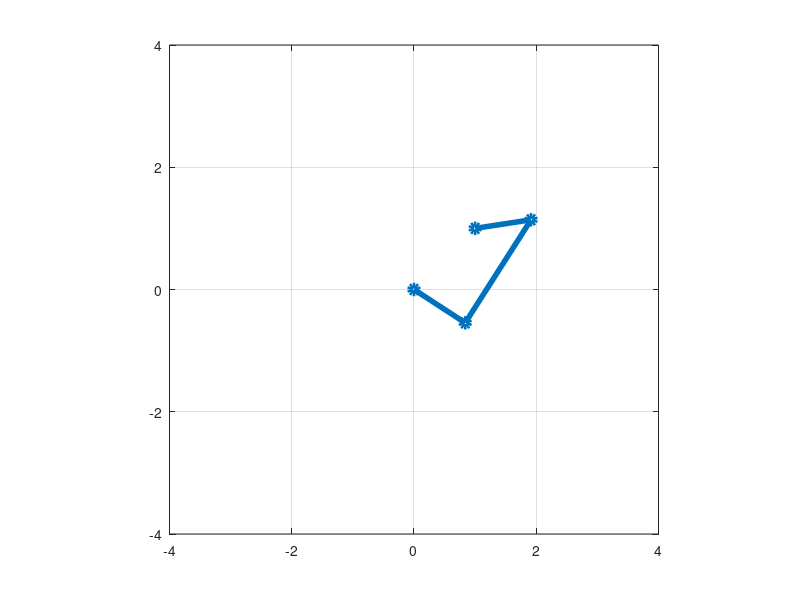

The MATLAB source for this figure: (Note: this script raises an error after producing the figure.)
% damped least square for 3 arm robotic manipulator.
clc
clear
close all

%% Initial conditions
theta1=pi/12;
theta2=pi/12;
theta3=pi/12;
L1=1;
L2=2;
L3=1;
deltatheta1=0;
deltatheta2=0; 
deltatheta3=0; %theta1,2,3 velocity
Xc=1;
Yc=1;
a = 0;
b = 0;

%% moving initial point to ending point
while a == 0 
   while b == 0
     theta1=theta1+deltatheta1/2;
     theta2=theta2+deltatheta2/2;
     theta3=theta3+deltatheta3/2;

     % Jacobian matrix and inverse Jacobian.
     J= [-L1*sind(theta1)-L2*sind(theta1+theta2)-L3*sind(theta1+theta2+theta3),...
     -L2*sind(theta1+theta2)-L3*sind(theta1+theta2+theta3),...
     -L3*sind(theta1+theta2+theta3);...
     L1*cosd(theta1)+L2*cosd(theta1+theta2)+L3*cosd(theta1+theta2+theta3),...
     L2*cosd(theta1+theta2)+L3*cosd(theta1+theta2+theta3),...
     L3*cosd(theta1+theta2+theta3)];
     W = eye(3);
     lambda = 0.3;
     pseudoJ = inv(J'*J+lambda.*W)*J'; 
     
     % End-effector location
     P3 = [L1*cosd(theta1)+L2*cosd(theta1+theta2)+L3*cosd(theta1+theta2+theta3);...
     L2*sind(theta1)+L2*sind(theta1+theta2)+L3*sind(theta1+theta2+theta3)]';
     P0 = [0 0];
      
     % Location of the middle two joints
     P1 = [L1*cosd(theta1) ; L1*sind(theta1)]';
     P2 = P1 + [L2*cosd(theta1+theta2);L2*sind(theta1+theta2)]';
     Q1=[P0(1,1) P1(1,1) P2(1,1) P3(1,1)];
     Q2=[P0(1,2) P1(1,2) P2(1,2) P3(1,2)];
     plot(Q1,Q2,'-o','LineWidth',4);
     axis([-4,4,-4,4]);
     axis square
     grid on;
     Xinit=P3(1,1);
     Yinit=P3(1,2);
     Xend=Xc;
     Yend=Yc; 
     Xspeed=(Xend-Xinit);
     Yspeed=(Yend-Yinit);
     OrinEnd=atan2d(Yend,Xend);
     Orininit=atan2d(Yinit,Xinit);
     orin_error=OrinEnd-Orininit;

     % converging at error = 0.01 
     if abs(orin_error)<=0.01
        b=1;
     end
     
     thetadot=pseudoJ*[Xspeed;Yspeed];
     theta1dot=thetadot(1,1);
     theta2dot=thetadot(2,1);
     theta3dot=thetadot(3,1);
     deltatheta1=rad2deg(theta1dot); 
     deltatheta2=rad2deg(theta2dot);
     deltatheta3=rad2deg(theta3dot);
     pause(0.01);
   end
   
   %% taking input from cursor
   if b==1
       [Xc,Yc,buttons] = ginput;
       b=0;
   end
end
